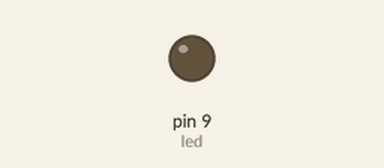
A sketch run on a simulated Arduino Uno, built with avr-gcc and run on an emulated ATmega328P. Shown: output pins drawn as LEDs (lit = HIGH).

Above: at 0.05 s.
At 1.2 s:
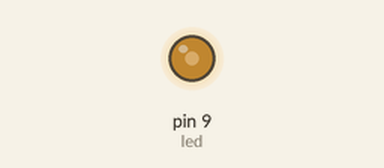
At 2.35 s:
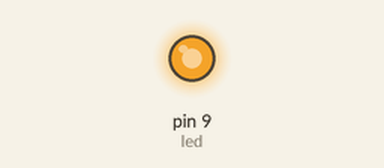
At 4.65 s:
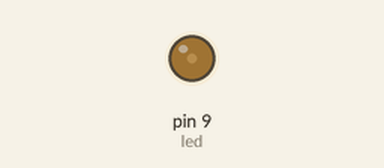
Timing chart, 0 to 6.6 s (numbered marks = the images above):
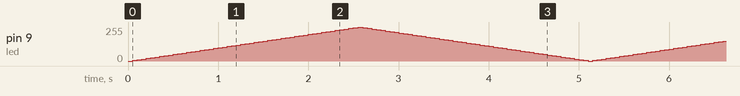

The sketch:

LED_DIM_map.ino
```cpp
int led = 9;
int brightness = 0;
int fadeAmount = 5;
//int ledValue = 0;
//int noiseValue = 0;

void setup() {
  pinMode(led, OUTPUT);
}

void loop() {
  //fading
  analogWrite(led, brightness);

  brightness = brightness + fadeAmount;

  if (brightness <= 0 || brightness >= 255) {
    fadeAmount = -fadeAmount;
  }
  delay(50);
  // noise map for led
  // ledValue = map(noiseValue, 0, 1260, 0, 255);
  //digitalWrite(led, ledValue);
}
```
